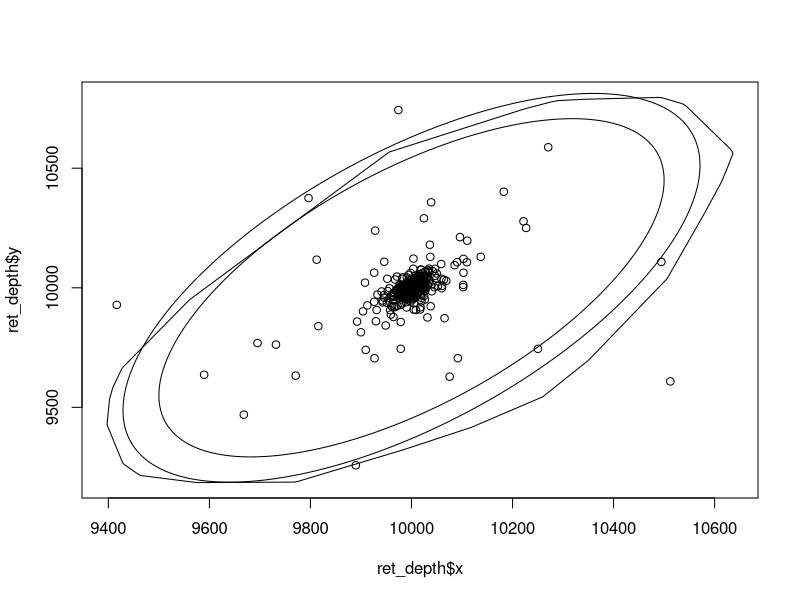

Reproduce this figure in R.
library(mvtnorm)
library(tibble)
library(rlang)
library(robustbase)
library(optparse)

# Lookup tables
p <- c(low = 2, medium = 1, high = 0.5)
k <- c(large = 0.05, medium = 0.1, small = 0.2)

get_ball_mesh <- function(d, m) {
  if (d == 2) {
    w <- seq(0, 2 * pi, length.out = m)
    cbind(cos(w), sin(w))
  } else if (d == 3) {
    inc <- seq(0, pi, length.out = m)
    azi <- seq(0, 2 * pi, length.out = m)
    cbind(sin(inc) * cos(azi), sin(inc) * sin(azi), cos(inc))
  } else {
    abort("Dimensions of data should be equal to two or three.")
  }
}

sqrtmat <- function(sigma) {
  eigenval <- eigen(sigma)$values
  if (any(eigenval <= 0) || any(sigma != t(sigma))) {
    abort("`sigma` must be a symmetric positive definite matrix.")
  }
  eigenvec <- eigen(sigma)$vectors
  eigenvec %*% diag(eigenval^0.5) %*% t(eigenvec)
}

tdist_extreme_region <- function(mu, sigma, gamma, p, m) {
  d <- length(mu)
  w <- get_ball_mesh(d, m)
  
  alpha <- 1 / gamma
  lambda <- sqrtmat(d * qf(1 - p, d, 1 / gamma) * sigma)
  coord <- sweep(w %*% t(lambda), 2, mu, "+")
  
  if (d == 2) {
    tibble(x = coord[, 1], y = coord[, 2])
  }
  else if (d == 3) {
    tibble(x = coord[, 1], y = coord[, 2], z = coord[, 3])
  }
}

elliptical_extreme_qregion <- function(data, mu_est, sigma_est, p, k, m) {
  d <- ncol(data)
  n <- nrow(data)
  w <- get_ball_mesh(d, m)
  est <- covMcd(data, alpha = 0.5)
  
  # Center data
  data <- sweep(data, 2, mu_est, "-")
  
  # Approximate generating variate
  radius <- sqrt(mahalanobis(data, FALSE, sigma_est, inverted = FALSE))
  radius_sort <- sort(radius, decreasing = FALSE)
  
  gamma_est <- mean((log(radius_sort[(n - k):n]) - log(radius_sort[n - k]))[-1])
  lambda <- sqrtmat((radius_sort[n - k] * (k / (n * p))^gamma_est)^2 * sigma_est)
  
  coord <- sweep(w %*% t(lambda), 2, mu_est, "+")
  if (d == 2) {
    tibble(x = coord[, 1], y = coord[, 2])
  }
  else if (d == 3) {
    tibble(x = coord[, 1], y = coord[, 2], z = coord[, 3])
  }
}

depth_extreme_qregion <- function(data, mu_est, p, k, m) {
  d <- ncol(data)
  n <- nrow(data)
  w <- get_ball_mesh(d, m)
  
  # Center the data
  center_est <- covMcd(data, alpha = 0.5)$center
  data <- sweep(data, 2, mu_est, "-")
  
  radius <- apply(data, 1, norm, type = "2")
  radius_sort <- sort(radius, decreasing = FALSE)
  
  gamma_est <- mean((log(radius_sort[(n - k):n]) - log(radius_sort[n - k]))[-1])
  u_est <- radius_sort[n - k]
  nu_hat_unit_halfspace <- 1 / k * apply(w %*% t(data) >= u_est, 1, sum)
  hd_w_nu_hat_star <- sweep(pmax(w %*% t(w), 0)^(-1 / gamma_est), 2,
                            nu_hat_unit_halfspace, "*")
  hd_w_nu_hat_star <- apply(hd_w_nu_hat_star, 1, min, na.rm = TRUE)
  
  data_unit <- sweep(data, 1, radius, "/")
  x_approx_w <- apply(data_unit %*% t(w), 1, which.max)
  nu_s_hat <- 1 / k * sum(radius / u_est >= hd_w_nu_hat_star[x_approx_w]^gamma_est)
  
  r <- u_est * (k * nu_s_hat / (n * p))^gamma_est * hd_w_nu_hat_star^gamma_est
  coord <- sweep(r * w, 2, mu_est, "+")
  if (d == 2) {
    tibble(x = coord[, 1], y = coord[, 2])
  }
  else if (d == 3) {
    tibble(x = coord[, 1], y = coord[, 2], z = coord[, 3])
  }
}

set.seed(123)
gamma <- 1
n <- 5000
k <- 400
m <- 1000
p <- 1 / 500
mu <- c(10000, 10000)
sigma <- matrix(c(1, 0.9, 0.9, 2), byrow = TRUE, ncol = 2)
data <- rmvt(n, sigma, df = 1 / gamma, delta = mu, type = "shifted")
est <- covMcd(data, alpha = 0.5)

ret_depth <- depth_extreme_qregion(data, est$center, p, k, m)
ret_elliptical <- elliptical_extreme_qregion(data, est$center, est$cov, p, k, m)
real <- tdist_extreme_region(mu, sigma, gamma, p, m)

plot(ret_depth$x, ret_depth$y, type = "l")
points(ret_elliptical$x, ret_elliptical$y, type = "l")
points(real$x, real$y, type = "l")
points(data[, 1], data[, 2])
